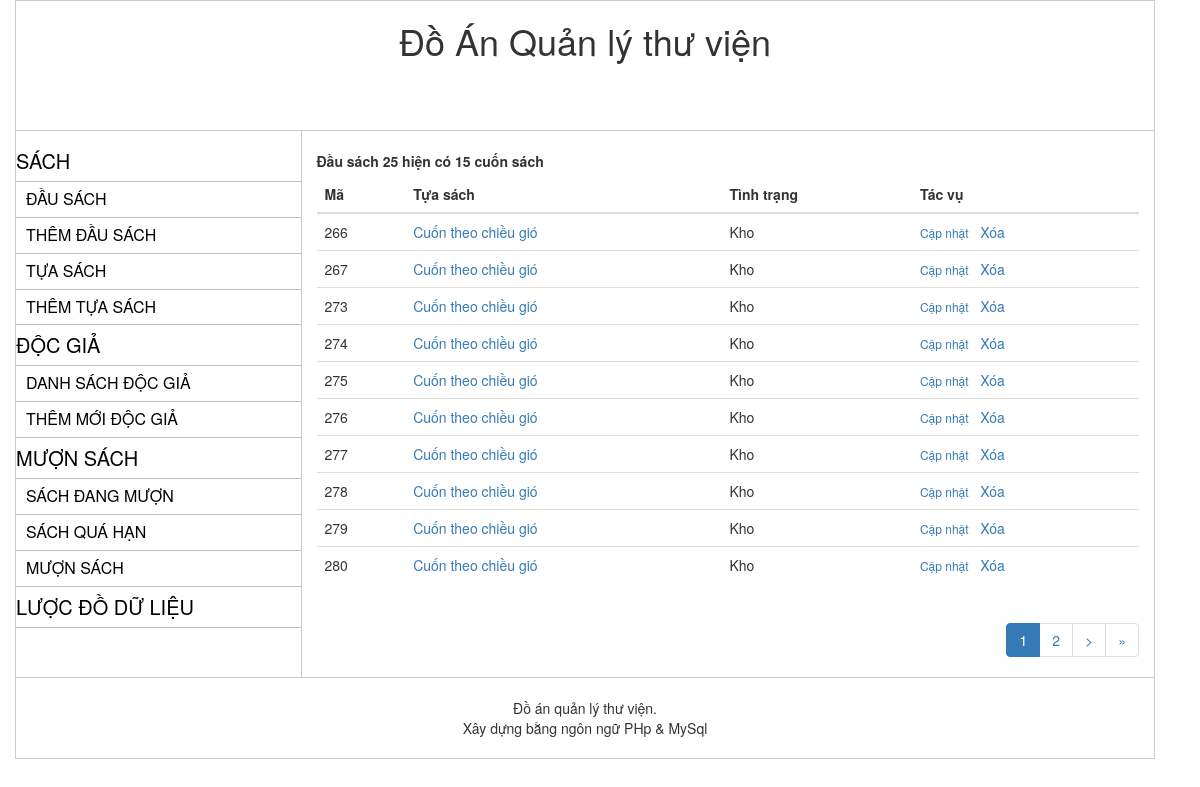
Before: /index.php?act=list_sach_by_isbn&isbn=25 with the older database file.
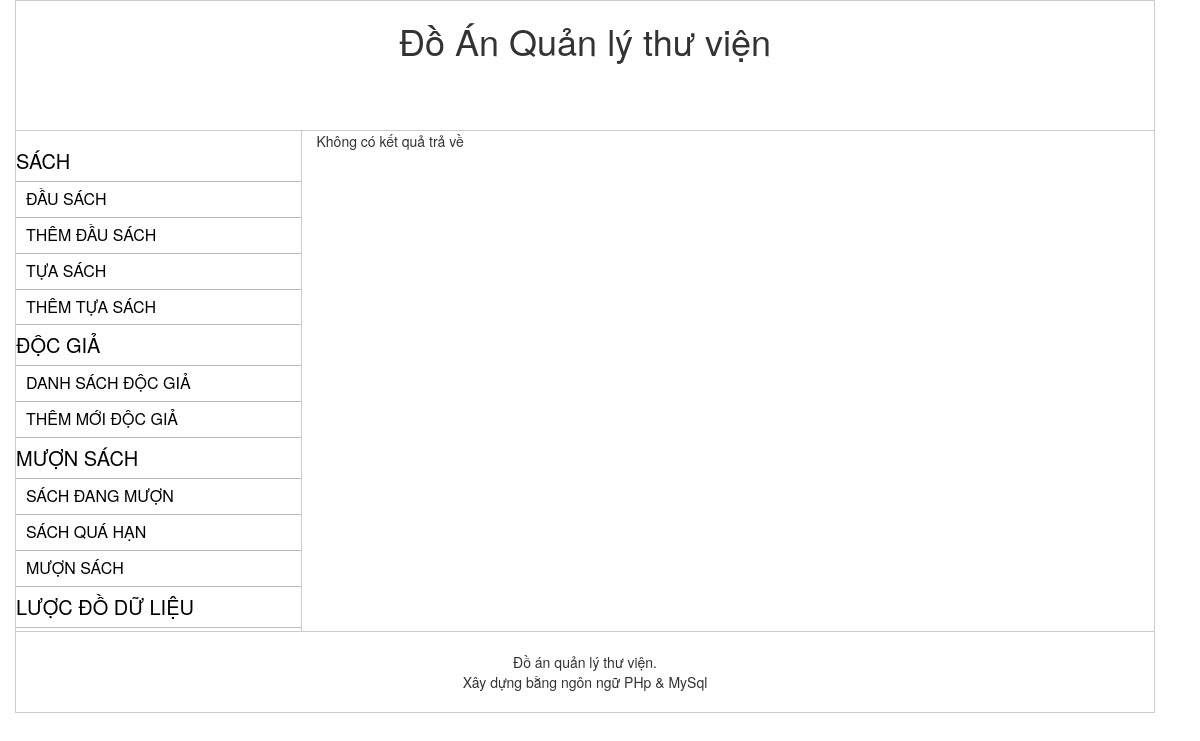
After: the same page with the newer database file.
### tables this page shows
CREATE TABLE `cuonsach` (
  `isbn` int(11) DEFAULT NULL,
  `ma_cuonsach` int(11) NOT NULL,
  `tinhtrang` int(255) NOT NULL
);

CREATE TABLE `dausach` (
  `isbn` int(11) UNSIGNED NOT NULL,
  `ma_tuasach` int(11) NOT NULL,
  `ngonngu` varchar(15) NOT NULL,
  `bia` varchar(255) NOT NULL,
  `trangthai` varchar(1) NOT NULL
);

CREATE TABLE `tuasach` (
  `ma_tuasach` int(11) UNSIGNED NOT NULL,
  `tuasach` varchar(255) NOT NULL,
  `tacgia` varchar(255) NOT NULL,
  `tomtat` text NOT NULL
);

### inc/class_books.php (called while the page is built, shortened)
<?php
Class CuonSach{
	public static function listBookByISBN($select_all = 0,$isbn = 0, $posts_per_age = 10, $current_page = 1) {
		global $conn;
		if($select_all){
			$sql ="SELECT * FROM cuonsach WHERE isbn = '{$isbn}' ";
			$result = $conn->query($sql);
			if ($result && $result->num_rows > 0) {
				return $result;
			}
			return 0;
		} else {
			$offset = $posts_per_age * ($current_page - 1);
			$sql ="SELECT * FROM cuonsach WHERE isbn='{$isbn}' LIMIT {$posts_per_age} OFFSET {$offset}";
			$result = $conn->query($sql);
			if ($result->num_rows > 0) {
				return $result;
			}
			return 0;
		}
	}
}

### inc/class_dau_sach.php (called while the page is built, shortened)
<?php
Class DauSach{
	protected $conn;
	static $instance;
	function __construct() {
		global $conn;
		$this->conn 	= $conn;
		$this->table 	= 'dausach';
	}
	static function getInstance(){
        if(self::$instance !== null){
            return self::$instance;
        }
        self::$instance = new DauSach();
        return self::$instance;
    }
	function getMaTuaSachByISBN($isbn){
		$sql 	= "SELECT ma_tuasach FROM $this->table WHERE isbn = {$isbn}";
		$result = $this->conn->query($sql);
		if ($result &&  $result->num_rows > 0 ) {
			while( $row = $result->fetch_assoc() ) {
				return $row['ma_tuasach'];
			}
		}
		return 0;
	}
	function getTuaSachByISBN($isbn){
		$ma_tuasach = $this->getMaTuaSachByISBN($isbn);
		$tuasach 	=  TuaSach::getInstance();
		return $tuasach->getTitleTuaSach($ma_tuasach);
	}
}

### inc/class_tua_sach.php (called while the page is built, shortened)
<?php
Class TuaSach{
	protected $conn;
	protected $table;
	static $instance;
	function __construct(){
		global $conn;
		$this->conn = $conn;
		$this->table = 'tuasach';
	}
	static function getInstance(){
        if(self::$instance !== null){
            return self::$instance;
        }
        self::$instance = new TuaSach();
        return self::$instance;
    }
	function getTitleTuaSach($ma_tuasach){
		$result = $this->kiemTraTuaSachTonTai($ma_tuasach);
		if( $result ){
			while( $row = $result->fetch_assoc() ) {
				return $row['tuasach'];
			}
		}
		return 0;
	}
	function kiemTraTuaSachTonTai($ma_tuasach){
		$sql ="SELECT * FROM {$this->table} WHERE ma_tuasach = {$ma_tuasach} ";
		$result = $this->conn->query($sql);
		if ($result && $result->num_rows > 0) {
			return $result;
		}
		return 0;
	}
}

### module/list_sach_by_isbn.php (the view, shortened to what the changed rows need)
<?php
$isbn = isset($_GET['isbn']) ? $_GET['isbn'] : 0;
$total = CuonSach::listBookByISBN($select_all = 1, $isbn);
if( !empty($total) ){
	$url = 'index.php?act=list_sach_by_isbn&';
	$total_record = $total->num_rows;
    $current_page = isset($_GET['page']) ? $_GET['page'] : 1;
    $posts_per_page = 10;
    $max_page = ceil($total_record/$posts_per_page);
	$result = CuonSach::listBookByISBN($select_all = 0, $isbn, $posts_per_page, $current_page );
    echo '<br />';
    echo "<label>Đầu sách {$isbn} hiện có {$total_record} cuốn sách </label>";
    echo '<br />';
	echo '<table class="table ">';
	echo '<thead><tr><th> Mã</th> <th> Tựa sách </th><th> Tình trạng </td> <th> Tác vụ </th> </tr></thead>';
	echo ' <tbody>';
	while( $row = $result->fetch_assoc() ) {
		$isbn 		   = $row['isbn'];
        $ma_cuonsach   = $row['ma_cuonsach'];
		$tinhtrang 	   = ($row['tinhtrang'] == 1)  ?  'Kho' :'Đang mượn <a href="index.php?act=chi_tiet_muon&mcs='.$ma_cuonsach.'">Chi tiết </a>';
		echo '<tr>';
        echo "<td> " . $row["ma_cuonsach"]. " </td><td> <a class='' href= '#'> " . limit_string( getTuaSachByISBN($isbn),30). "</a> </td><td>". $tinhtrang. "</td>";
        echo "<td><a  class='action'  href='index.php?act=frm_insert_book&id=".$ma_cuonsach."'>Cập nhật</a> &nbsp; <a href='{$url}page={$current_page}&del={$ma_cuonsach}' onclick ='return remove_tua_sach()'> Xóa</a>  ";
        echo '</tr>';
    }
    echo '</tbody>';
    echo '</table>';
    echo paginate( $posts_per_page, $current_page, $total_record,  $max_page, $url = 'index.php?act=list_sach');
} else {
    Echo 'Không có kết quả trả về';
}

### inc/main.php (shortened to what the changed rows need)
			<?php
	function getTuaSachByISBN($isbn){
		$dausach = DauSach::getInstance();
		return $dausach->getTuaSachByISBN($isbn);
	}
	function limit_string($string, $len) {
		$t_len 		= $len;
		$string_len = strlen($string);
	    if($len >  $string_len){
	    	$len = $string_len;
	    }
	    $pos = strpos($string, ' ', $len);
	    if($pos){
	    	$string = substr($string,0,$pos);
	    } else {
	    	$string = substr($string,0,$len);
	    }
	    return $string ;
	}
	function paginate($item_per_page, $current_page, $total_records, $total_pages, $page_url){
    $pagination = '';
    if($total_pages > 0 && $total_pages != 1 && $current_page <= $total_pages){
        $pagination .= '<ul class="pagination paging">';
        $right_links    = $current_page + 3;
        $first_link     = true;
        if($first_link){
            $pagination .= '<li class="first active"><span>'.$current_page.'</span></li>';
        }elseif($current_page == $total_pages){
            $pagination .= '<li class="last active"><span>'.$current_page.'</span></li>';
        }else{
            $pagination .= '<li class="active"><span>'.$current_page.'</span></li>';
        }
        for($i = $current_page+1; $i < $right_links ; $i++){
            if($i<=$total_pages){
                $pagination .= '<li><a href="'.$page_url.'&page='.$i.'">'.$i.'</a></li>';
            }
        }
        if($current_page < $total_pages){
                $next_link = ($i > $total_pages)? $total_pages : $i;
                $pagination .= '<li><a href="'.$page_url.'&page='.$next_link.'" >&gt;</a></li>';
                $pagination .= '<li class="last"><a href="'.$page_url.'&page='.$total_pages.'" title="Last">&raquo;</a></li>';
        }
        $pagination .= '</ul>';
    }
    return $pagination;
}

Changed rows visible on the page:
removed cuonsach: ma_cuonsach "266", isbn.tuasach "Cuốn theo chiều gió", tinhtrang "Kho"
removed cuonsach: ma_cuonsach "267", isbn.tuasach "Cuốn theo chiều gió", tinhtrang "Kho"
removed cuonsach: ma_cuonsach "273", isbn.tuasach "Cuốn theo chiều gió", tinhtrang "Kho"
removed cuonsach: ma_cuonsach "274", isbn.tuasach "Cuốn theo chiều gió", tinhtrang "Kho"
removed cuonsach: ma_cuonsach "275", isbn.tuasach "Cuốn theo chiều gió", tinhtrang "Kho"
removed cuonsach: ma_cuonsach "276", isbn.tuasach "Cuốn theo chiều gió", tinhtrang "Kho"
removed cuonsach: ma_cuonsach "277", isbn.tuasach "Cuốn theo chiều gió", tinhtrang "Kho"
removed cuonsach: ma_cuonsach "278", isbn.tuasach "Cuốn theo chiều gió", tinhtrang "Kho"
removed cuonsach: ma_cuonsach "279", isbn.tuasach "Cuốn theo chiều gió", tinhtrang "Kho"
removed cuonsach: ma_cuonsach "280", isbn.tuasach "Cuốn theo chiều gió", tinhtrang "Kho"
Other visible differences:
$isbn: "25" → (not shown)
$total_record: "15" → (not shown)
$current_page: "1" → (not shown)
text no longer shown: "Đầu sách hiện có cuốn sách Mã Tựa sách Tình trạng Tác vụ > »"
text now shown: "Không có kết quả trả về"
list line gone: "2"
